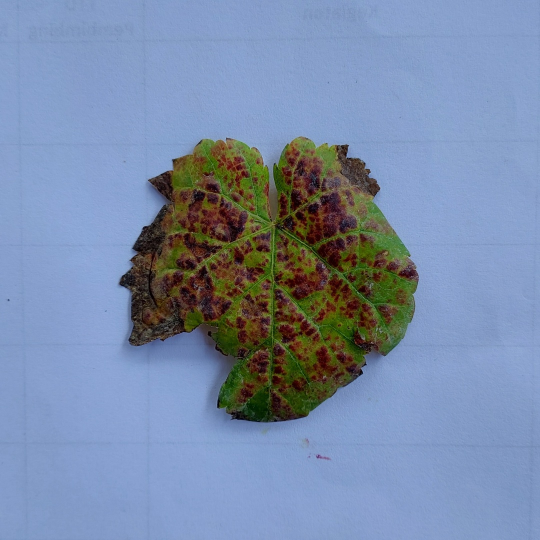
#> input picture skripsi_app_backend/Try Code/Bercak_Merah/bercak_merah (30).jpg, 1080 x 1080 px (shown at 1/2 size)
$ python preProcessing6.py
#> lines starting #> are read from the running program, lines starting #| are printed output that depends on the picture
import cv2
from os import walk
from os.path import join

# a = 0

# for root, dirs, files in walk("../Bercak_Merah"):
#     if files:
#         for file in files:
#             a = a+1

#             # membaca file
#             img = cv2.imread(join(root, file))

#             # # Konversi gambar ke skala abu-abu
#             # gray = cv2.cvtColor(img, cv2.COLOR_BGR2GRAY)

#             # # Thresholding thresholding pada gambar untuk memisahkan objek dari latar belakang
#             # _, thresh = cv2.threshold(
#             #     gray, 0, 255, cv2.THRESH_BINARY_INV+cv2.THRESH_OTSU)

#             # # Temukan kontur pada gambar yang telah dithreshold dan dapatkan kontur terbesar yang diasumsikan sebagai objek daun
#             # contours, _ = cv2.findContours(
#             #     thresh, cv2.RETR_EXTERNAL, cv2.CHAIN_APPROX_SIMPLE)
#             # cnt = max(contours, key=cv2.contourArea)

#             # # Dapatkan koordinat bounding box (kotak pembatas) dari kontur
#             # x, y, w, h = cv2.boundingRect(cnt)

#             # # Dapatkan ROI (Region of Interest) menggunakan koordinat bounding box
#             # roi = img[y:y+h, x:x+w]

#             # resized_roi = cv2.resize(roi, (1080, 1080))

#             # Normalisasi citra
#             normalized_image = cv2.normalize(
#                 img, None, alpha=0, beta=255, norm_type=cv2.NORM_MINMAX)

#             cv2.imwrite("../Bercak_Merah/" +
#                         "bercak_merah_" + str(a)+".jpg", normalized_image)

#             print("DataSet_Training/bercak_merah/Data ke-" +
#                   str(a)+".jpg")


img = cv2.imread("../Bercak_Merah/bercak_merah (30).jpg")
#> img is the input picture: shape (1080, 1080, 3); mean B, G, R 168.4, 139.1, 121.5
img2 = cv2.imread("../Bercak_Merah/bercak_merah (31).jpg")
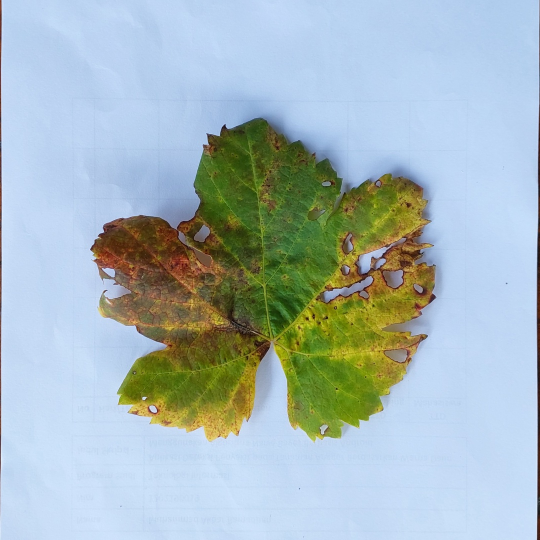
#> input picture skripsi_app_backend/Try Code/Bercak_Merah/bercak_merah (31).jpg, 1080 x 1080 px (shown at 1/2 size)
#> img2 is the input picture: shape (1080, 1080, 3); mean B, G, R 188.4, 184.6, 167.2
normalized_image = cv2.normalize(
    img, None, alpha=0, beta=255, norm_type=cv2.NORM_MINMAX)
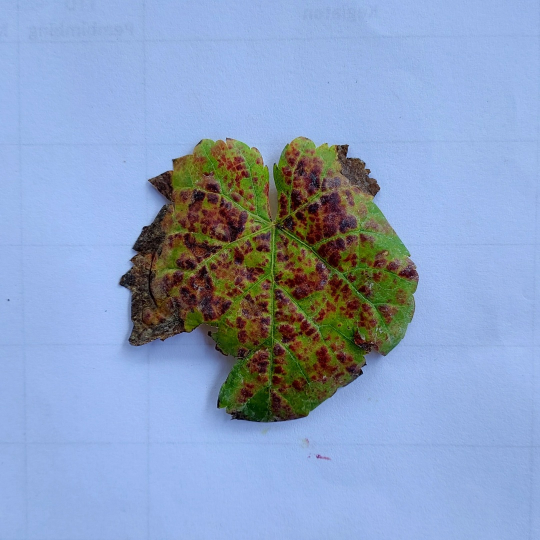
#> normalized_image: shape (1080, 1080, 3) (shown at 1/2 size); mean B, G, R 192.6, 159, 139
normalized_image2 = cv2.normalize(
    img2, None, alpha=0, beta=255, norm_type=cv2.NORM_MINMAX)

resized_img = cv2.resize(img, (512, 512))
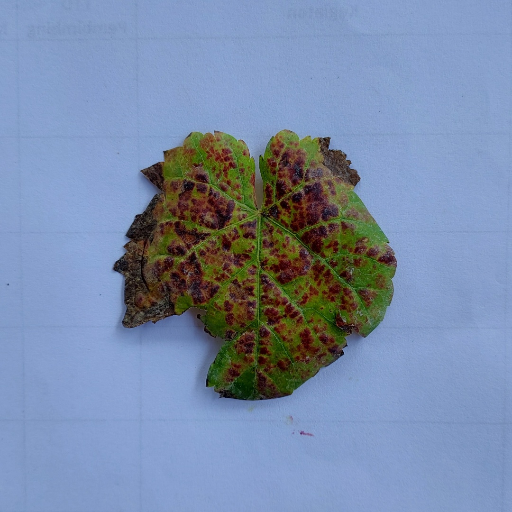
#> resized_img: shape (512, 512, 3); mean B, G, R 168.3, 138.9, 121.4
resized_img2 = cv2.resize(img2, (512, 512))
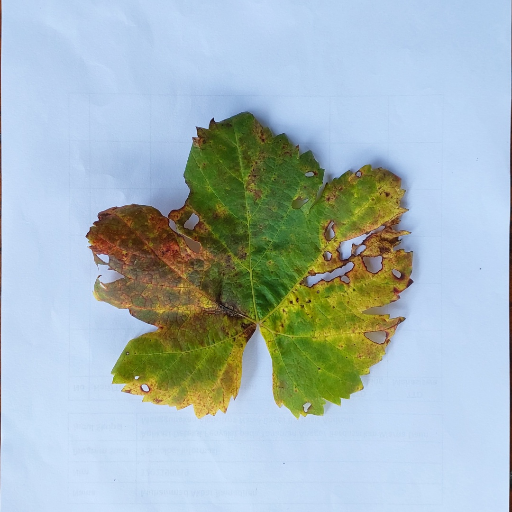
#> resized_img2: shape (512, 512, 3); mean B, G, R 188.3, 184.5, 167.1
resized_normalisasi = cv2.resize(normalized_image, (512, 512))
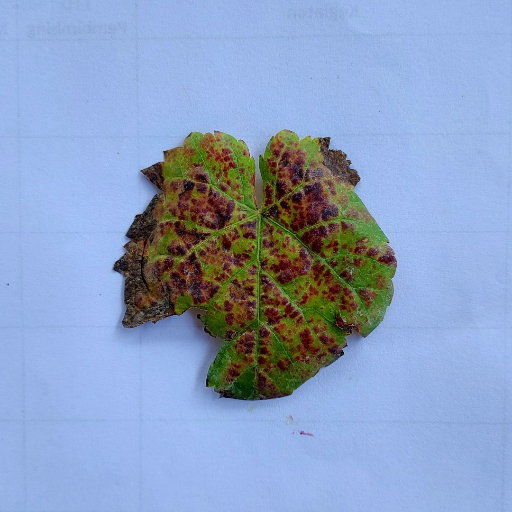
#> resized_normalisasi: shape (512, 512, 3); mean B, G, R 192.5, 158.9, 138.9
resized_normalisasi2 = cv2.resize(normalized_image2, (512, 512))

cv2.imshow('img', resized_img)
cv2.imshow('img2', resized_img2)
cv2.imshow('normalisasi', resized_normalisasi)
cv2.imshow('normalisasi2', resized_normalisasi2)

cv2.waitKey(0)
cv2.destroyAllWindows()
